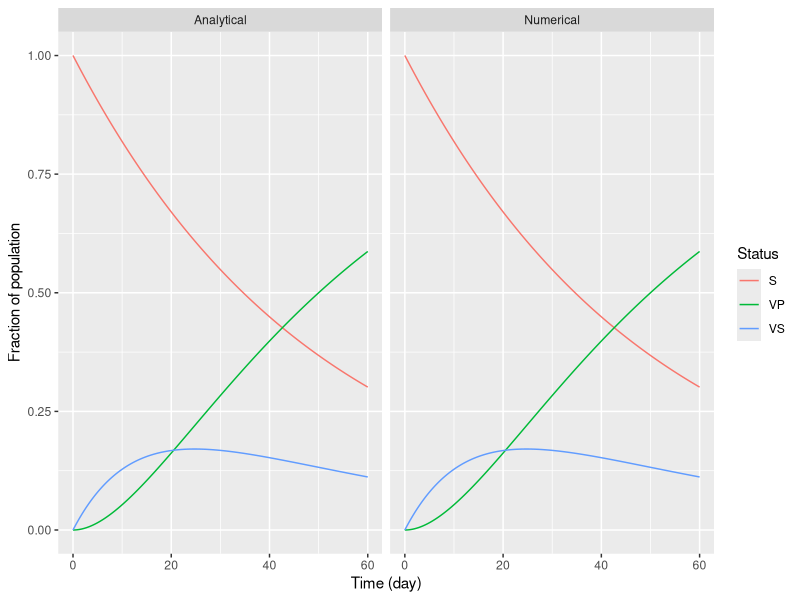

Generate this figure with R:
## ---- chunk 1

library(deSolve)
vacc_ode <- function( t, y, parms ) {
  r <- parms[ 1 ]
  g <- parms[ 2 ]
  
  dy1 <- -r * y[ 1 ]
  dy2 <- + r * y[ 1 ] - g * y[ 2 ]
  dy3 <- + g * y[ 2 ] 

  list(c(dy1, dy2, dy3))
}

yini <- c( y1 = 1, y2 = 0, y3 = 0 )
times <- seq( from = 0, to = 60, by = 0.01)
parms <- c( 0.02, 1/14 )
out <- ode ( times = times, y = yini, func = vacc_ode, parms = parms )
# head (out, n = 3)
class(out) <- "matrix" # without this, dplyr functions get error
library(tidyverse)
out <- tbl_df( out )
colnames( out ) <- c( "Day", "S", "VS", "VP" )
# write.csv( out, "sir_tr_05.csv", row.names = FALSE )
out <- gather( out, var, num, - Day )
out$var <- factor( out$var  )
out$model <- "Numerical"

## Analytical solutions
r <- parms[1]
g <- parms[2]
t <- times
S <- exp(-r*t)
VS <- (r*exp(t*(-g-r))*(exp(g*t)-exp(r*t)))/(g-r)
VP <- (exp(t*(-g-r))*(exp(r*t)*((g-r)*exp(g*t)+r)-g*exp(g*t)))/(g-r)

df <- data.frame( Day = t, S = S, VS = VS, VP = VP )
df <- gather( df, var, num, - Day )
df$model <- "Analytical"

d <- rbind( out, df )
d$model <- factor( d$model )
ggplot( d ) + 
    geom_line( aes( x=Day, y=num, color=var ) ) +
    labs( x="Time (day)", y="Fraction of population", color="Status" ) + 
    facet_wrap(.~model)
    theme( legend.position=c(0.85,0.45) )
